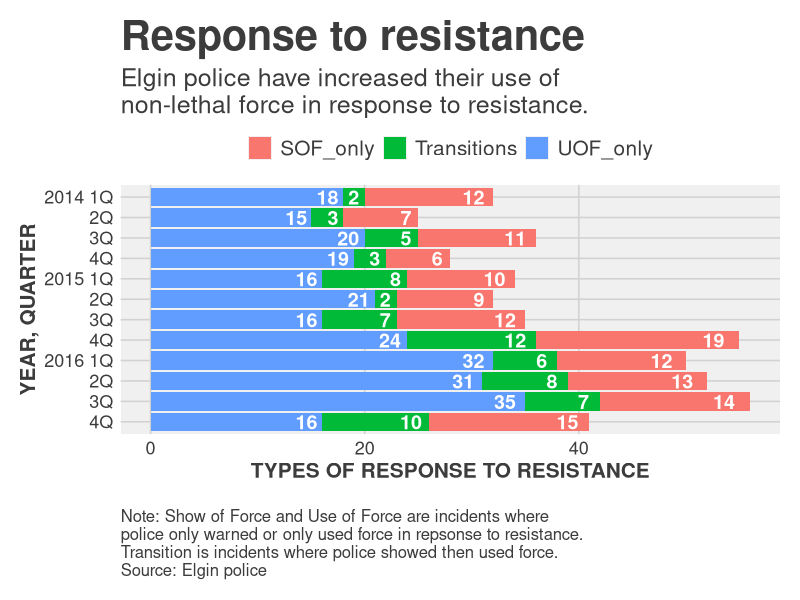

R code for this plot:
# Let's load our new dataframe

library(readr)
df <- read_csv("dfsubset.csv")

names(df)
# load in ggplot and themes
library(ggplot2)
library(ggthemes)


#---------------------
# This function set styles for the chart
# Be sure to run it before you plot


theme_gfx <- function(...) {
  theme_fivethirtyeight() +
    theme(
      plot.background = element_rect(fill = "white"),
      legend.background = element_rect(fill = "white"),
      plot.title = element_text(size = 30),
      plot.subtitle = element_text(size = 18),
      legend.text=element_text(size=15),
      axis.title=element_text(size=15, face="bold"),
      axis.text=element_text(size=13),
      plot.caption=element_text(size=12, hjust=0),
      # This puts the legend across the top
      legend.position="top", 
      legend.direction="horizontal",
      # removes label for legend
      legend.title = element_blank(),
      ...
    )
}

#----Set up plot for print and online --------

#dev.cur()
#pdf(file="ggplotStackedBars.pdf", width = 7, height = 6.75) 
#png(filename = "ggplotStackedBars.png",width = 600, height = 500, units = "px")

#-----Insert plot here -------------

# stacked bars
stacked <- ggplot(df) + 
  aes(x = reorder(Year_Quarter, -sort), 
      y = value, 
      fill = set, 
      label = value) + 
  geom_bar(stat = "identity") + 
  coord_flip() + theme_gfx()

# add all the titles.
stacked <- stacked + labs(
  title="Response to resistance", # your headline
  subtitle="Elgin police have increased their use of\nnon-lethal force in response to resistance.",
  x="YEAR, QUARTER", 
  y="TYPES OF RESPONSE TO RESISTANCE",
  caption="\nNote: Show of Force and Use of Force are incidents where \npolice only warned or only used force in repsonse to resistance. \nTransition is incidents where police showed then used force. \nSource: Elgin police")

# Here's where we go further in formating the bar values
# you'll need to edit x, y and label with appropriate values
stacked <- stacked + geom_text(
  position = "stack", 
  aes(x = Year_Quarter, 
      y = value - (value * 0.025), 
      hjust = 1,
      label = value),
  size=5,
  fontface="bold",
  color="white"
  )

# Finally, let's make the axis labels better
# Reverse order since we resorted the bars
stacked <- stacked + scale_x_discrete(
  labels=c("4Q","3Q","2Q","2016 1Q","4Q","3Q","2Q","2015 1Q","4Q","3Q","2Q","2014 1Q")
)

stacked

#----- End plot --------------

#dev.off() 

